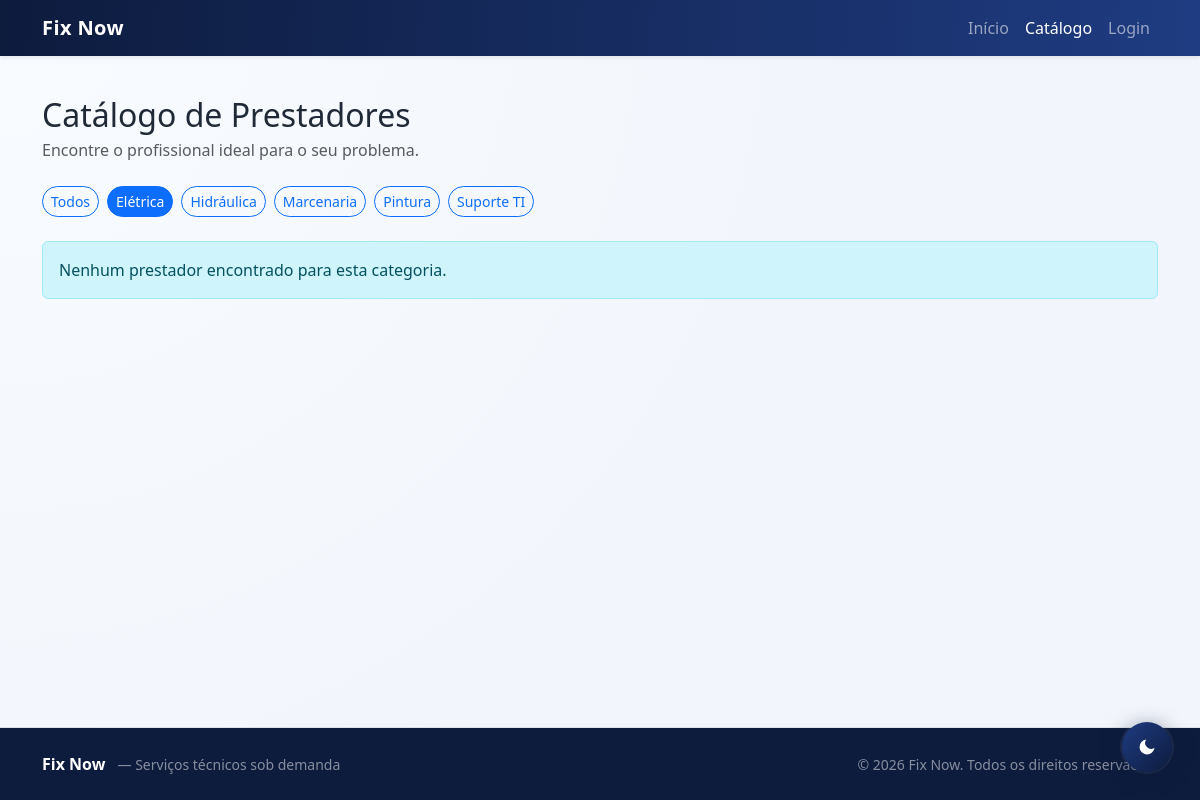
The page /view/catalogo.php?categoria=Elétrica on the database as committed earlier.
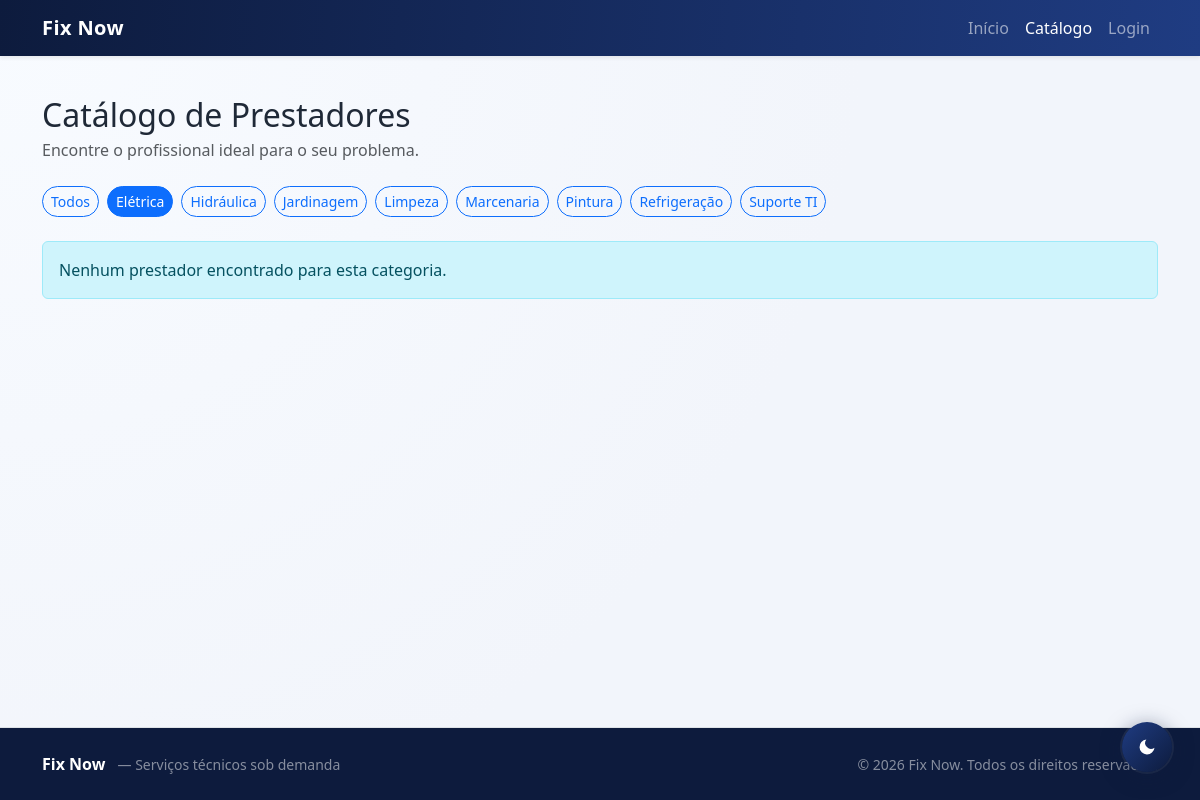
The same page on the database as committed later.
### tables this page shows
CREATE TABLE IF NOT EXISTS categoria (
  id        INT AUTO_INCREMENT PRIMARY KEY,
  nome      VARCHAR(100) NOT NULL UNIQUE,
  descricao VARCHAR(255) NULL,
  ativo     TINYINT(1) NOT NULL DEFAULT 1,
  criado_em TIMESTAMP DEFAULT CURRENT_TIMESTAMP
);

### model/dao/Conexao.php (called while the page is built)
<?php
class Conexao
{
    private static ?PDO $instancia = null;
    public static function getConexao(): PDO
    {
        if (self::$instancia === null) {
            $host   = 'localhost';
            $port   = 3306;
            $dbname = 'projeto_fixnow';
            $user   = 'root';
            $pass   = '';
            self::$instancia = new PDO(
                "mysql:host={$host};port={$port};dbname={$dbname};charset=utf8mb4",
                $user,
                $pass,
                [
                    PDO::ATTR_ERRMODE            => PDO::ERRMODE_EXCEPTION,
                    PDO::ATTR_DEFAULT_FETCH_MODE => PDO::FETCH_ASSOC,
                    PDO::ATTR_EMULATE_PREPARES   => false,
                ]
            );
        }
        return self::$instancia;
    }
}

### controller/CatalogoControl.php (called while the page is built, shortened)
<?php
require_once __DIR__ . '/../model/dao/CategoriaDAO.php';
require_once __DIR__ . '/../model/dao/Conexao.php';
class CatalogoControl
{
    private CategoriaDAO $categoriaDAO;
    public function __construct()
    {
        $this->categoriaDAO = new CategoriaDAO();
    }
    public function processar(): void
    {
        $this->filtroCategoria = trim($_GET['categoria'] ?? '');
        $this->categorias      = $this->categoriaDAO->listarAtivas();
    }
    private function carregarPrestadores(): void
    {
        $agrupado = [];
        $this->prestadores = array_values($agrupado);
    }
}

### model/dao/CategoriaDAO.php (called while the page is built, shortened)
<?php
require_once __DIR__ . '/Conexao.php';
class CategoriaDAO
{
    private PDO $pdo;
    public function __construct()
    {
        $this->pdo = Conexao::getConexao();
    }
    public function listarAtivas(): array
    {
        return $this->pdo->query("SELECT * FROM categoria WHERE ativo=1 ORDER BY nome ASC")->fetchAll();
    }
}

### view/catalogo.php (the view, shortened to what this page needs)
<?php
require_once __DIR__ . '/../controller/CatalogoControl.php';
$ctrl = new CatalogoControl();
$ctrl->processar();
$prestadores     = $ctrl->prestadores;
$categorias      = $ctrl->categorias;
$filtroCategoria = $ctrl->filtroCategoria;
?>
<!DOCTYPE html>
<html lang="pt-BR">
<head>
  <link href="https://cdn.jsdelivr.net/npm/bootstrap@5.3.3/dist/css/bootstrap.min.css" rel="stylesheet">
  <link href="../assets/css/style.css" rel="stylesheet">
</head>
<body>
<nav class="navbar navbar-expand-lg navbar-dark bg-primary fixed-top shadow-sm">
  <div class="container">
    <a class="navbar-brand fw-bold" href="../index.php">Fix Now</a>
    <div class="collapse navbar-collapse" id="menu">
      <ul class="navbar-nav ms-auto">
        <li class="nav-item"><a class="nav-link" href="../index.php">Início</a></li>
        <li class="nav-item"><a class="nav-link active" href="catalogo.php">Catálogo</a></li>
        <?php if (isset($_SESSION['cliente_id'])): ?>
          <li class="nav-item"><a class="nav-link" href="dashboardCliente.php">Dashboard</a></li>
        <?php else: ?>
          <li class="nav-item"><a class="nav-link" href="login.php">Login</a></li>
        <?php endif; ?>
      </ul>
    </div>
  </div>
</nav>
<main class="container py-5 mt-5">
  <h2 class="mb-1">Catálogo de Prestadores</h2>
  <p class="text-muted mb-4">Encontre o profissional ideal para o seu problema.</p>
  <div class="mb-4 d-flex flex-wrap gap-2">
    <a href="catalogo.php" class="btn btn-sm <?php echo !$filtroCategoria ? 'btn-primary' : 'btn-outline-primary'; ?>">Todos</a>
    <?php foreach ($categorias as $cat): ?>
      <a href="catalogo.php?categoria=<?php echo urlencode($cat['nome']); ?>"
         class="btn btn-sm <?php echo $filtroCategoria === $cat['nome'] ? 'btn-primary' : 'btn-outline-primary'; ?>">
        <?php echo htmlspecialchars($cat['nome']); ?>
      </a>
    <?php endforeach; ?>
  </div>
  <?php if (!$prestadores): ?>
    <div class="alert alert-info">Nenhum prestador encontrado para esta categoria.</div>
  <?php endif; ?>
</main>
<?php require_once __DIR__ . '/../includes/footer.php'; ?>
</body>
</html>

Rows that differ between the two databases and show on the page:
added categoria: nome "Jardinagem"
added categoria: nome "Limpeza"
added categoria: nome "Refrigeração"
